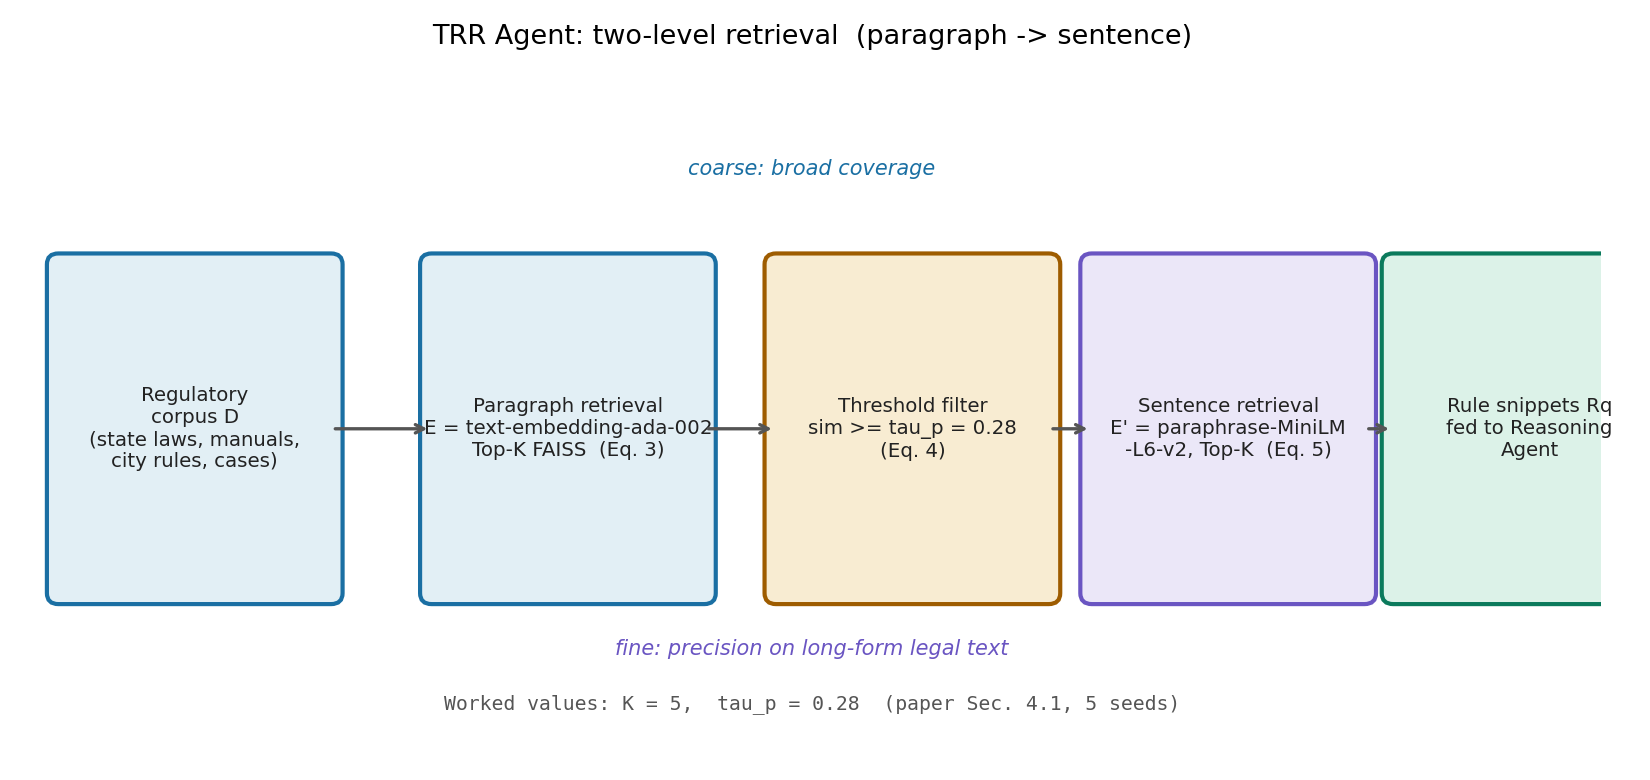

This chart was generated by the following Python code:
# -*- coding: utf-8 -*-
"""Two-level retrieval funnel of the TRR Agent (paper Sec. 3.2, Eqs. 3-5).
Paragraph-level coarse recall with text-embedding-ada-002, then
sentence-level refinement with paraphrase-MiniLM-L6-v2."""
import matplotlib
matplotlib.use("Agg")
import matplotlib.pyplot as plt
from matplotlib.patches import FancyBboxPatch

fig, ax = plt.subplots(figsize=(11, 5.2))
ax.set_xlim(0, 11)
ax.set_ylim(0, 5)
ax.axis("off")
ax.set_title("TRR Agent: two-level retrieval  (paragraph -> sentence)", fontsize=13, pad=14)

stages = [
    (0.4,  "Regulatory\ncorpus D\n(state laws, manuals,\ncity rules, cases)", "#e2eff5", "#1a6fa3"),
    (3.0,  "Paragraph retrieval\nE = text-embedding-ada-002\nTop-K FAISS  (Eq. 3)", "#e2eff5", "#1a6fa3"),
    (5.4,  "Threshold filter\nsim >= tau_p = 0.28\n(Eq. 4)", "#f8ecd2", "#9e5c00"),
    (7.6,  "Sentence retrieval\nE' = paraphrase-MiniLM\n-L6-v2, Top-K  (Eq. 5)", "#ebe7f8", "#6a55c2"),
    (9.7,  "Rule snippets Rq\nfed to Reasoning\nAgent", "#dcf2e8", "#0b7a5c"),
]
for i, (x, label, face, edge) in enumerate(stages):
    box = FancyBboxPatch((x - 0.15, 1.2), 1.9, 2.4, boxstyle="round,pad=0.08",
                         facecolor=face, edgecolor=edge, linewidth=2)
    ax.add_patch(box)
    ax.text(x + 0.8, 2.4, label, ha="center", va="center", fontsize=9.5, color="#222")
    if i < len(stages) - 1:
        ax.annotate("", xy=(stages[i + 1][0] - 0.15, 2.4), xytext=(x + 1.75, 2.4),
                    arrowprops=dict(arrowstyle="->", color="#555", lw=1.6))

ax.text(5.5, 4.25, "coarse: broad coverage", ha="center", fontsize=10, color="#1a6fa3", style="italic")
ax.text(5.5, 0.75, "fine: precision on long-form legal text", ha="center", fontsize=10, color="#6a55c2", style="italic")
ax.text(5.5, 0.35, "Worked values: K = 5,  tau_p = 0.28  (paper Sec. 4.1, 5 seeds)",
        ha="center", fontsize=9.5, color="#555", family="monospace")
plt.tight_layout()
out = "/home/hatch/workspace/your_files/paper-xray-100/papers/026-VLA-driving-with-regulation/fig-retrieval-funnel.png"
fig.savefig(out, dpi=150)
print("saved", out)
